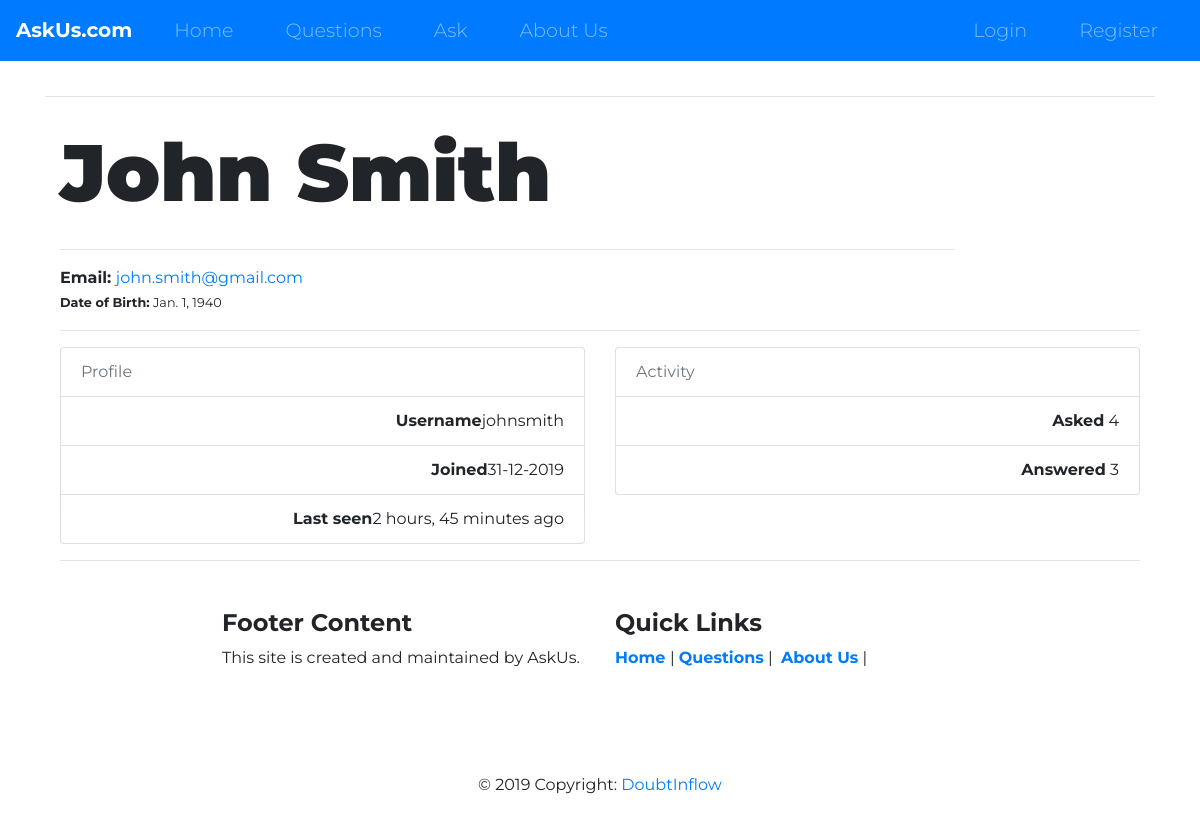
Screenshot of /profile/johnsmith/ with the database file from the repository.
### accounts/models.py (models this page shows, shortened)
class User(AbstractUser):
        username = models.CharField(max_length=256, unique=True, blank=False,
                                validators=[
                                        RegexValidator(
                                        regex = USERNAME_REGEX,
                                        message = 'Username can be Alpahnumeric and contain only @,#,$',
                                        code='invalid_username'
                                        )]
                                )
        first_name = models.CharField(max_length=256, blank=False,
                                  validators=[
                                        RegexValidator(
                                        regex = NAME_REGEX,
                                        message = 'Name must be Alphabetic',
                                        code='invalid_first_name'
                                        )]
                                )
        last_name = models.CharField(max_length=256, blank=False,
                                  validators=[
                                        RegexValidator(
                                        regex = NAME_REGEX,
                                        message = 'Name must be Alphabetic',
                                        code='invalid_last_name'
                                        )]
                                )
        email = models.EmailField(unique=True, blank=False)
        bio = models.CharField(max_length=512, blank=True)
        birth_date = models.DateField(null=True, blank=False)
        USERNAME_FIELD = 'email'
        REQUIRED_FIELDS = ['username']

### accounts/views.py (the view)
# urls.py: re_path(r'^profile/(?P<username>\w+)/$', user_profile, name='user_profile'),
def user_profile(request, username=None):
    user_profile = get_object_or_404(User, username=username)
    user_questions = user_profile.question_set.all()
    context = { "user_profile": user_profile,
                 "user_questions": user_questions,
               }
    return render(request, "accounts/profile.html", context)

### accounts/templates/accounts/profile.html (shortened to what this page needs)
{% extends 'core/base.html' %}
{% block content %}
<hr>
<div class="container bootstrap snippet">
  <div class="row">
    <div class="col-sm-10">
      <h1>{{ user_profile.first_name }} {{ user_profile.last_name }}</h1>
      <hr>
      <strong>Email: </strong><a href="mailto:#">{{ user_profile.email }}</a><br>
      {% if user_profile.birth_date %}
      <small><b>Date of Birth:</b> {{ user_profile.birth_date }}</small><br>
      {% endif %}
    </div>
  </div>
  <hr>
  <div class="row">
    <div class="col-xs-6 col-md-6 col-sm-3">
      <ul class="list-group">
        <li class="list-group-item text-muted">Profile</li>
        <li class="list-group-item text-right"><span class="pull-left"><strong>Username</strong></span>{{ user_profile.username }}</li>
        <li class="list-group-item text-right"><span class="pull-left"><strong>Joined</strong></span>{{ user_profile.date_joined|date:'d-m-Y' }}</li>
        <li class="list-group-item text-right"><span class="pull-left"><strong>Last seen</strong></span>{{ user_profile.last_login|timesince }} ago</li>
      </ul>
    </div>
    <div class="col-xs-6 col-md-6 col-sm-3">
      <ul class="list-group">
        <li class="list-group-item text-muted">Activity</li>
        <li class="list-group-item text-right"><span class="pull-left"><strong>Asked</strong></span> {{ user_profile.question_set.count }}</li>
        <li class="list-group-item text-right"><span class="pull-left"><strong>Answered</strong></span> {{ user_profile.answer_set.count }}</li>
      </ul>
  </div>
{% endblock content %}

### core/static/css/styles.css (style rules this page uses)
body { font-family: "Montserrat"; }
h1 { font-size: 5rem; font-weight: 900; line-height: 1.5; }

### rows the page displays
User: first_name "John", last_name "Smith", email "john.smith@gmail.com", birth_date "Jan. 1, 1940", username "johnsmith", date_joined "31-12-2019", last_login "2 hours, 45 minutes", question_set.count "4", answer_set.count "3"
